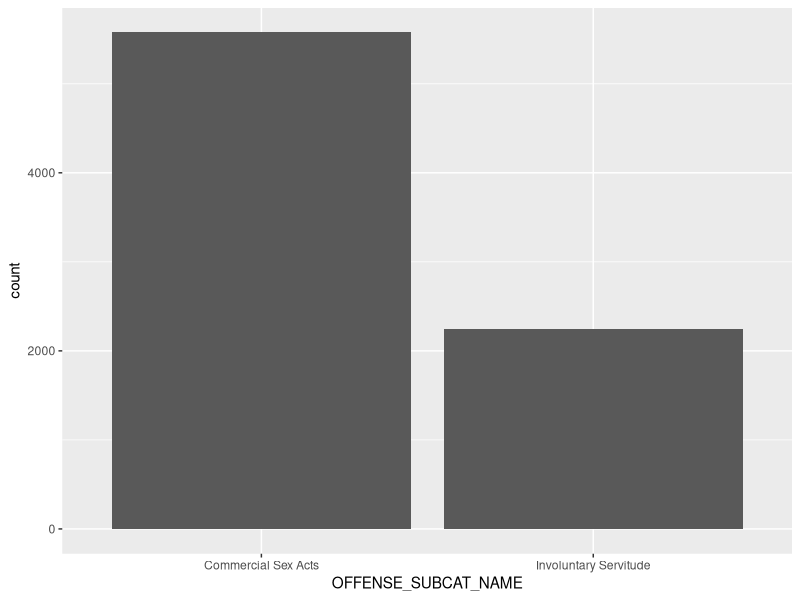
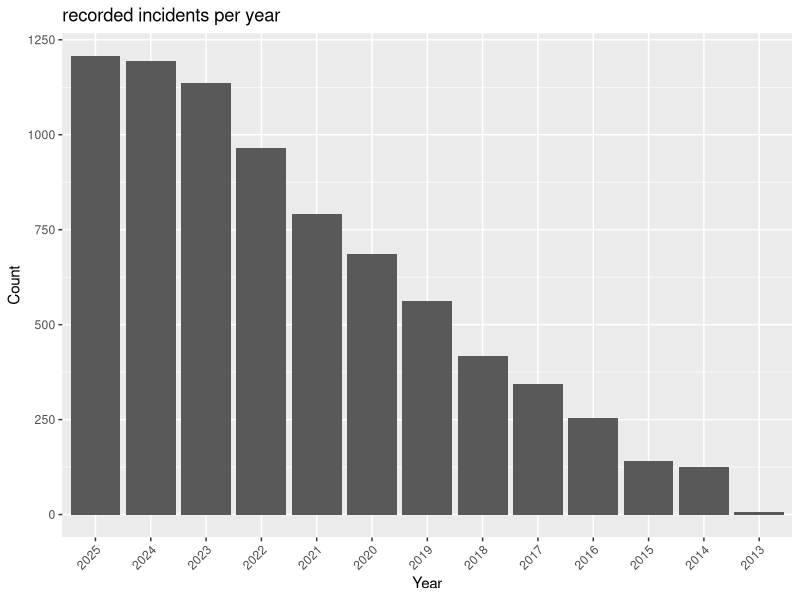
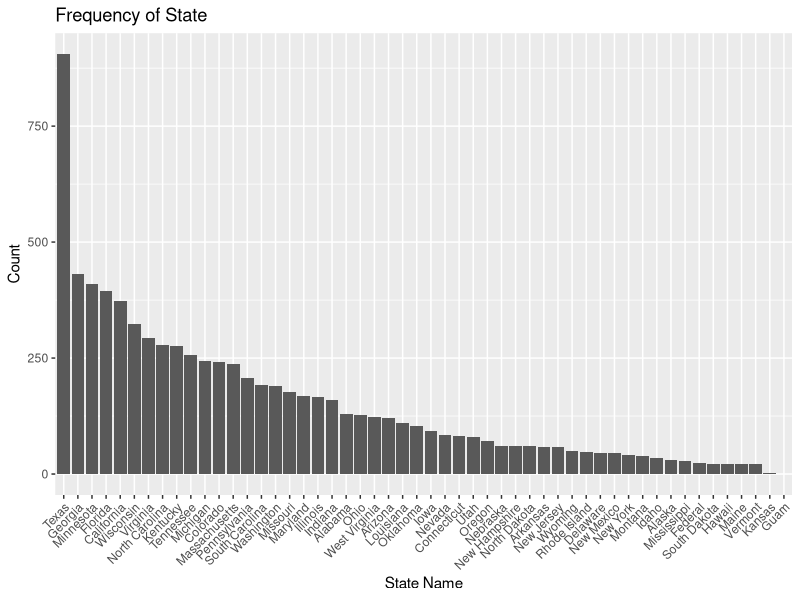
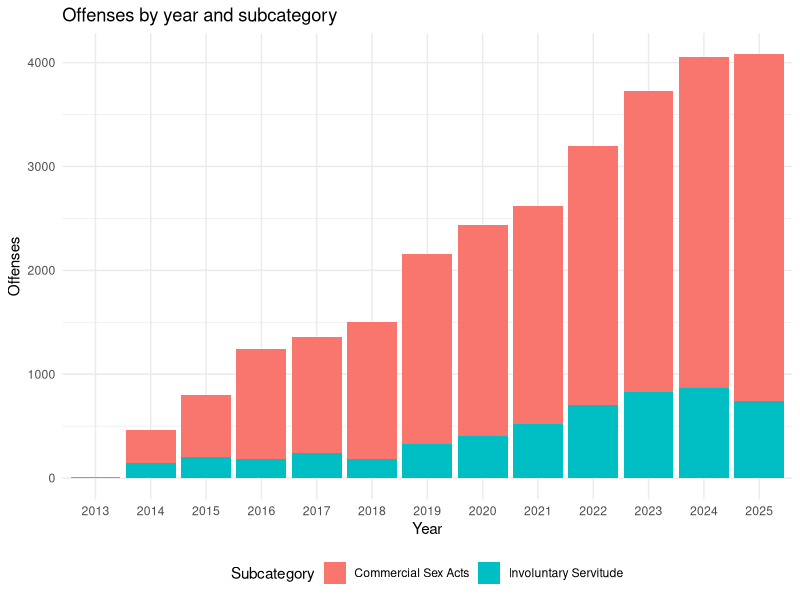

Reproduce these figures in R, in order. (Note: this script raises an error after producing the figures.)
## ---- chunk 1
library(tidyverse)
library(ggplot2)
library(dplyr)
## ---- chunk 2
df = read.csv("HT_2013-2025.csv")
## ---- chunk 3
#number of each sub offense
ggplot(data=df, aes(x = OFFENSE_SUBCAT_NAME, fill = ACTUAL_COUNT))+
geom_bar()

## ---- chunk 4
df %>%
  count(DATA_YEAR) %>%
  ggplot(aes(x = reorder(DATA_YEAR, -n), y = n)) +
  geom_col() +
  labs(x = "Year", y = "Count", title = "recorded incidents per year") +
  theme(axis.text.x = element_text(angle = 45, hjust = 1))
## ---- chunk 5
#number of reports in each state
df %>%
  count(STATE_NAME) %>%
  ggplot(aes(x = reorder(STATE_NAME, -n), y = n)) +
  geom_col() +
  labs(x = "State Name", y = "Count", title = "Frequency of State") +
  theme(axis.text.x = element_text(angle = 45, hjust = 1))
## ---- chunk 6
# SUBCATEGORY -- stacked bar by year
df |> 
  group_by(DATA_YEAR, OFFENSE_SUBCAT_NAME) |> 
  summarise(offenses = sum(ACTUAL_COUNT), .groups = "drop") |> 
  ggplot(aes(x = factor(DATA_YEAR), y = offenses, fill = OFFENSE_SUBCAT_NAME)) +
  geom_col() +
  labs(title = "Offenses by year and subcategory",
       x = "Year", y = "Offenses", fill = "Subcategory") +
  theme_minimal() +
  theme(legend.position = "bottom")
## ---- chunk 7
# 1. Prepare sample data
# Already using df #

# 2. Fit the linear model
model <- lm(y ~ x, data = df)

# 3. View the regression coefficients and statistical summary
summary(model)
